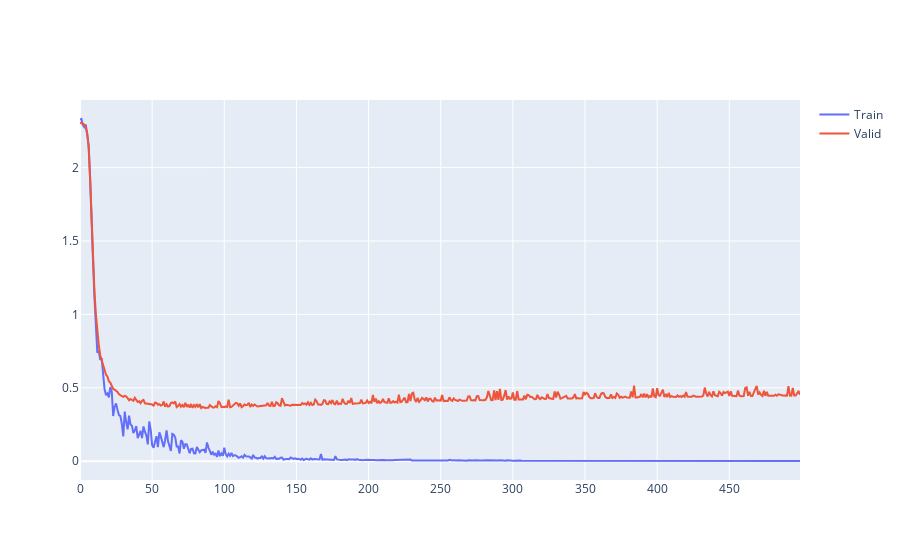

The cell this chart's notebook holds for it:
### Code cell
import plotly.graph_objects as go


fig = go.Figure()
fig.add_trace(go.Scatter(x= np.arange(len(loss_train)), y= loss_train, name= 'Train'))
fig.add_trace(go.Scatter(x= np.arange(len(loss_valid)), y= loss_valid, name= 'Valid'))
fig.show()

### Figure 1 — Plotly figure (JSON) as saved in the notebook; plotly's stock layout.template omitted (floating-point values rounded to 4 significant figures; data arrays with more than 128 entries replaced by an {"elided": "..."} marker saying what was removed)
{"data": [{"name": "Train", "type": "scatter", "x": {"elided": "500 int values"}, "y": {"elided": "500 float values"}}, {"name": "Valid", "type": "scatter", "x": {"elided": "500 int values"}, "y": {"elided": "500 float values"}}], "layout": {}}
